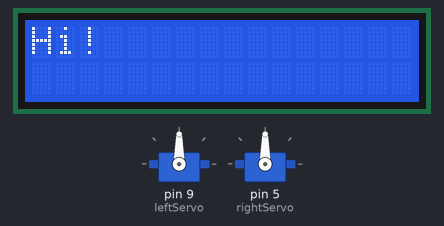
This sketch was run on a simulated Arduino Uno, built with avr-gcc and run on an emulated ATmega328P. Shown: 16×2 character LCD, 2 × servo.

Above: at 0.1 s.
At 7.25 s:
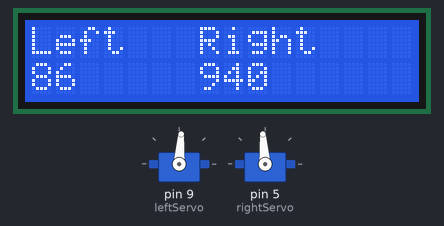
At 14.4 s:
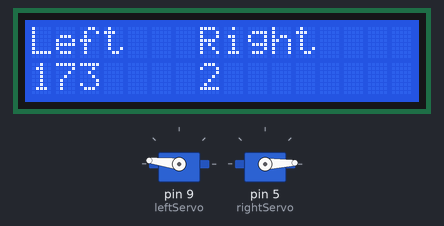
At 32.0 s:
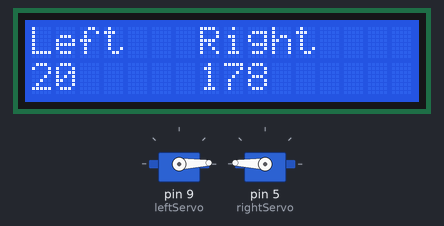
Timing chart, 0 to 40.0 s (numbered marks = the images above):
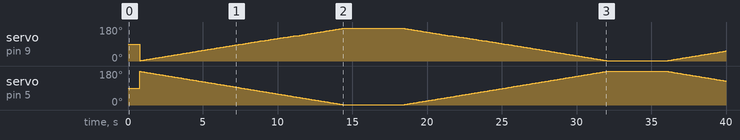

Measured:
- what the display in image 2 shows lasts 4.2 s, from 14.3 s to 18.5 s

The sketch:

Tuning_approach_via_angle_array_list.ino
```cpp
#include<LiquidCrystal_I2C.h>
#include<Servo.h>
LiquidCrystal_I2C lcd(0x3F, 2, 1, 0, 4, 5, 6, 7, 3, POSITIVE);

const byte leftAngles[177] = {2 ,    3 ,   4 ,   5 ,   6 ,   7 ,   8 ,   9 ,   10 , 11 ,   12 ,  13 ,  14 , 15 ,  16 ,  17 ,  18 ,  19 ,  20 ,  21 ,   22 , 23 ,   24 , 25 ,   26 ,  27 , 28 ,   29 ,  30 ,  31 ,  32 ,  33 ,  34 ,  35 ,  36 ,  37 , 38 ,  39 ,  40 ,  41 ,  42 ,  43 ,  44 ,  45 ,  46 ,  47 ,  48 ,   49 ,  50 ,  51 ,  52 ,  53 ,  54 , 55 ,  56 ,  57 ,  58 ,  59 ,  60 ,  61 ,  62 ,  63 ,   64 ,  65 , 66 ,  67 ,  68 ,  69 ,  70 ,  71 ,  72 ,  73 ,  74 ,  75 ,  76 ,  77 ,  78 ,  79 ,  80 ,  81 , 82 , 83 , 84 , 85 , 86 , 87 , 88 , 89 , 90 , 90 , 91 , 92 , 93 , 94 , 95 , 96 , 97 , 98 , 99 , 100 , 101 , 102 , 103 , 104 , 105 ,  106 , 107 ,  107, 108 , 109 , 110 , 111 , 112 , 113 , 114 , 115 , 116 , 117 , 118 , 119 , 120 , 121 , 122 , 123 , 124 , 125 , 125 , 126 , 127 , 128 , 129 , 130 , 131 , 132 , 133 ,133  , 134,  134 , 135 , 136 , 137 , 138 , 139 , 140 , 141 , 142 , 143 , 144 , 145 , 146 , 147 , 148 , 149 , 150 , 151 , 152 , 153 , 154 , 155 , 156 , 157 , 158 , 159 , 160 , 161 , 162 , 163 , 164 , 165 , 166 , 167, 168 , 169  , 170 , 171 , 172 , 173  };
const byte rightAngles[177] ={178 , 177 , 176 , 175 , 174 , 173 , 172 , 171 , 170 , 169 , 168 , 167 , 166 , 165 , 164 , 163 , 162 , 161 , 160 , 159 , 158 , 157 , 156 , 155 , 154 , 153 , 152 , 151 , 150 , 149 , 148 , 147 , 146 , 145 , 144 , 143 , 142 , 141 , 140 , 139 , 138 , 137 , 136 , 135 , 134 , 133 , 132 , 131 , 130 , 129 , 128 , 127 , 126 , 125 , 124 , 123 , 122 , 121 , 120 , 119 , 118 , 117 , 116 , 115 , 114 , 113 , 112 , 111 , 110 , 109 , 108 , 107 , 106 , 105 , 104 , 103 , 102 , 101 , 100 , 99 , 98 , 97 , 96 , 95 , 94 , 93 , 92 , 91 , 90 , 89 , 88 , 87 , 86 , 85 , 84 , 83 , 82 , 81 , 80 ,  79 ,  78 ,   77 , 76 ,  75 ,  74 ,   73 ,  72 ,  71 ,  70 ,  69 ,  68 ,  67 , 66  , 65  , 64  , 63  , 62  , 61  , 60  , 59  , 58  , 57  , 56  , 55  , 54  , 53  , 52  , 51  , 50  , 49  , 48  , 47  , 46  , 45  , 44  , 43  , 42  , 41  , 40  , 39  , 38  , 37  , 36  , 35  , 34  , 33  , 32  , 31  , 30  , 29  , 28  , 27  , 26 ,  25 ,  24  , 23  , 22  , 21  , 20 ,  19 ,  18  , 17 ,  16   , 15 , 14 ,   13 , 12  , 11 ,   10 ,   9 ,  8 ,  7 ,   6  ,   5 ,   4 ,   3 ,   2  };

Servo leftServo;
Servo rightServo;
int leftServoAngle = 2;
int rightServoAngle = 178;
int maxAngle = 178; //The maximum angle we'll rotate the servo motors
int minAngle = 2; //The minimum angle we'll rotate the servo motors

void setup() {
  lcd.begin(16, 2);
  Serial.begin(9600);
  leftServo.attach(9);
  rightServo.attach(5);
  lcd.home();
  lcd.print("Hi!");
  delay(700);
  lcd.clear();
  leftServo.write(leftServoAngle);
  rightServo.write(rightServoAngle);
}

void loop() {


 for(int i = 0; i<=176; i++)
 {
  leftServo.write(leftAngles[i]);
  rightServo.write(rightAngles[i]);

if(leftAngles[i]%10==0 || rightAngles[i]%10==0)
{
  lcd.clear();
}

   lcd.setCursor(0,0);
 lcd.print("Left");
 lcd.setCursor(0,1);
 lcd.print(leftAngles[i]);
 lcd.setCursor(7, 0);
 lcd.print("Right");
 lcd.setCursor(7, 1);
 lcd.print(rightAngles[i]);
 delay(60);

 }

 delay(4000);

 for(int i = 176; i>=0; i--)
 {
  leftServo.write(leftAngles[i]);
  rightServo.write(rightAngles[i]);

if(leftAngles[i]%10==0 || rightAngles[i]%10==0)
{
  lcd.clear();
}


   lcd.setCursor(0,0);
 lcd.print("Left");
 lcd.setCursor(0,1);
 lcd.print(leftAngles[i]);
 lcd.setCursor(7, 0);
 lcd.print("Right");
 lcd.setCursor(7, 1);
 lcd.print(rightAngles[i]);
 delay(60);
 }

delay(4000);

}
```
